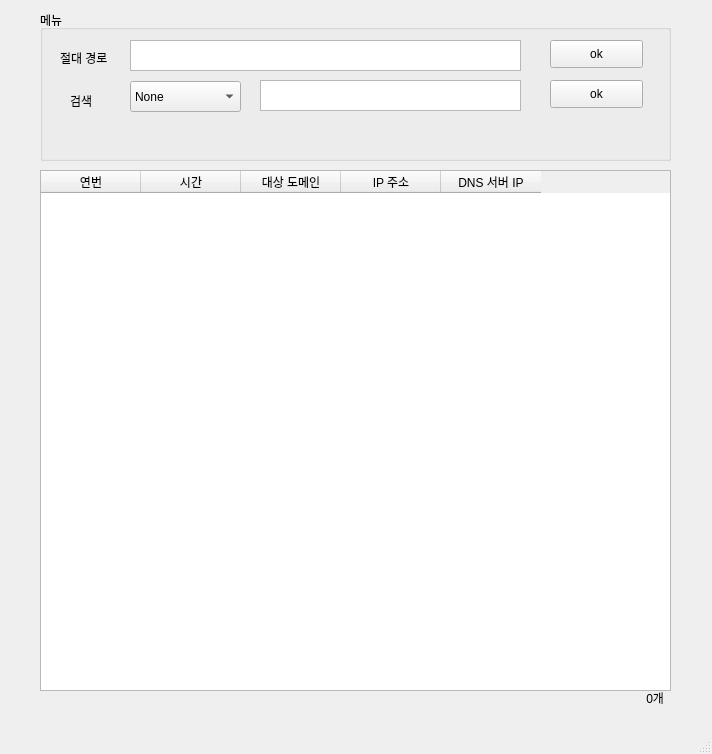
<?xml version="1.0" encoding="UTF-8"?>
<ui version="4.0">
 <class>MainWindow</class>
 <widget class="QMainWindow" name="MainWindow">
  <property name="geometry">
   <rect>
    <x>0</x>
    <y>0</y>
    <width>712</width>
    <height>754</height>
   </rect>
  </property>
  <property name="windowTitle">
   <string>MainWindow</string>
  </property>
  <widget class="QWidget" name="centralwidget">
   <widget class="QGroupBox" name="groupBox">
    <property name="geometry">
     <rect>
      <x>40</x>
      <y>10</y>
      <width>631</width>
      <height>151</height>
     </rect>
    </property>
    <property name="autoFillBackground">
     <bool>true</bool>
    </property>
    <property name="title">
     <string>메뉴</string>
    </property>
    <widget class="QLabel" name="label_2">
     <property name="geometry">
      <rect>
       <x>30</x>
       <y>80</y>
       <width>61</width>
       <height>21</height>
      </rect>
     </property>
     <property name="text">
      <string>검색</string>
     </property>
    </widget>
    <widget class="QTextEdit" name="textEdit">
     <property name="geometry">
      <rect>
       <x>90</x>
       <y>30</y>
       <width>391</width>
       <height>31</height>
      </rect>
     </property>
    </widget>
    <widget class="QTextEdit" name="textEdit_3">
     <property name="geometry">
      <rect>
       <x>220</x>
       <y>70</y>
       <width>261</width>
       <height>31</height>
      </rect>
     </property>
    </widget>
    <widget class="QLabel" name="label">
     <property name="geometry">
      <rect>
       <x>20</x>
       <y>40</y>
       <width>64</width>
       <height>15</height>
      </rect>
     </property>
     <property name="text">
      <string>절대 경로</string>
     </property>
    </widget>
    <widget class="QComboBox" name="comboBox">
     <property name="geometry">
      <rect>
       <x>90</x>
       <y>71</y>
       <width>111</width>
       <height>31</height>
      </rect>
     </property>
     <item>
      <property name="text">
       <string>None</string>
      </property>
     </item>
     <item>
      <property name="text">
       <string>No</string>
      </property>
     </item>
     <item>
      <property name="text">
       <string>Time</string>
      </property>
     </item>
     <item>
      <property name="text">
       <string>Domain</string>
      </property>
     </item>
     <item>
      <property name="text">
       <string>IP</string>
      </property>
     </item>
     <item>
      <property name="text">
       <string>DNS_IP</string>
      </property>
     </item>
    </widget>
    <widget class="QPushButton" name="pushButton">
     <property name="geometry">
      <rect>
       <x>510</x>
       <y>30</y>
       <width>93</width>
       <height>28</height>
      </rect>
     </property>
     <property name="text">
      <string>ok</string>
     </property>
    </widget>
    <widget class="QPushButton" name="pushButton_2">
     <property name="geometry">
      <rect>
       <x>510</x>
       <y>70</y>
       <width>93</width>
       <height>28</height>
      </rect>
     </property>
     <property name="text">
      <string>ok</string>
     </property>
    </widget>
   </widget>
   <widget class="QTableWidget" name="tableWidget">
    <property name="geometry">
     <rect>
      <x>40</x>
      <y>170</y>
      <width>631</width>
      <height>521</height>
     </rect>
    </property>
    <column>
     <property name="text">
      <string>연번</string>
     </property>
     <property name="background">
      <color>
       <red>200</red>
       <green>199</green>
       <blue>199</blue>
      </color>
     </property>
    </column>
    <column>
     <property name="text">
      <string>시간</string>
     </property>
    </column>
    <column>
     <property name="text">
      <string>대상 도메인</string>
     </property>
    </column>
    <column>
     <property name="text">
      <string>IP 주소</string>
     </property>
    </column>
    <column>
     <property name="text">
      <string>DNS 서버 IP</string>
     </property>
    </column>
   </widget>
   <widget class="QLabel" name="label_3">
    <property name="geometry">
     <rect>
      <x>600</x>
      <y>690</y>
      <width>64</width>
      <height>15</height>
     </rect>
    </property>
    <property name="text">
     <string>0개</string>
    </property>
    <property name="alignment">
     <set>Qt::AlignRight|Qt::AlignTrailing|Qt::AlignVCenter</set>
    </property>
   </widget>
  </widget>
  <widget class="QMenuBar" name="menubar">
   <property name="geometry">
    <rect>
     <x>0</x>
     <y>0</y>
     <width>712</width>
     <height>26</height>
    </rect>
   </property>
  </widget>
  <widget class="QStatusBar" name="statusbar"/>
 </widget>
 <resources/>
 <connections/>
</ui>
